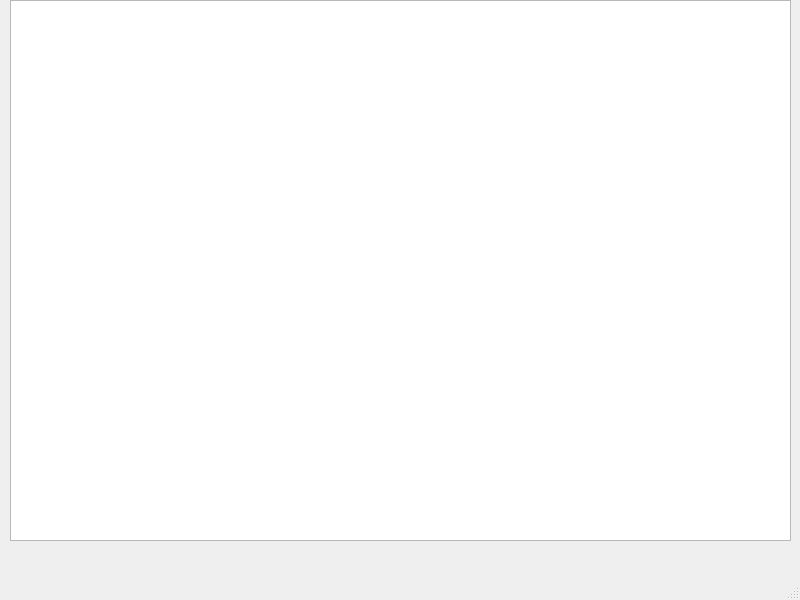
<?xml version="1.0" encoding="UTF-8"?>
<ui version="4.0">
 <class>MainWindow</class>
 <widget class="QMainWindow" name="MainWindow">
  <property name="geometry">
   <rect>
    <x>0</x>
    <y>0</y>
    <width>800</width>
    <height>600</height>
   </rect>
  </property>
  <property name="windowTitle">
   <string>MainWindow</string>
  </property>
  <widget class="QWidget" name="centralwidget">
   <widget class="QGraphicsView" name="graphicsView">
    <property name="geometry">
     <rect>
      <x>10</x>
      <y>0</y>
      <width>781</width>
      <height>541</height>
     </rect>
    </property>
   </widget>
  </widget>
  <widget class="QMenuBar" name="menubar">
   <property name="geometry">
    <rect>
     <x>0</x>
     <y>0</y>
     <width>800</width>
     <height>26</height>
    </rect>
   </property>
  </widget>
  <widget class="QStatusBar" name="statusbar"/>
 </widget>
 <resources/>
 <connections/>
</ui>
